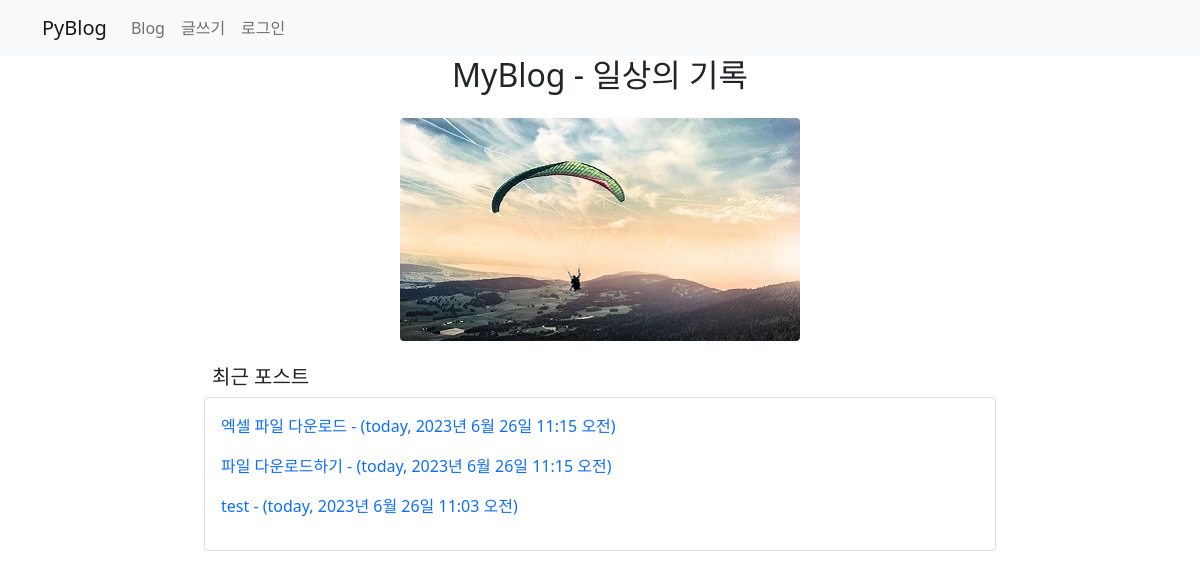
The page / on the database its author committed.
### blog/models.py (models this page shows, shortened)
class Post(models.Model):
    author = models.ForeignKey(User, on_delete=models.CASCADE)
    title = models.CharField(max_length=100)  #제목
    content = models.TextField()              #내용
    pub_date = models.DateTimeField()         #발행일
    modify_date = models.DateTimeField(null=True, blank=True) #입력 폼이 비어도 됨
    photo = models.ImageField(upload_to='blog/images/%Y/%m/%d/',
                    null=True, blank=True)  #null 허용, 파일을 첨부하지 않을수 있음
    file = models.FileField(upload_to='blog/files/%Y/%m/%d/',
                    null=True, blank=True)
    category = models.ForeignKey(Category, null=True, blank=True,
                    on_delete=models.SET_NULL)

### blog/views.py (the view)
# urls.py: path('', views.index), #http://127.0.0.1:8000/
def index(request):
    new_post = Post.objects.order_by('-pub_date')[0:3]
    post_list = Post.objects.all()
    total_post = len(post_list)
    categories = Category.objects.all()
    context = {
        'new_post': new_post,
        'total_post': total_post,
        'categories': categories
    }
    return render(request, 'blog/index.html', context)

### templates/blog/index.html (shortened to what this page needs)
<!DOCTYPE html>
{% load static %}
<html lang="en">
<head>
    <link rel="stylesheet" href="{% static 'blog/css/bootstrap.css' %}">
    <link rel="stylesheet" href="{% static 'blog/css/style.css' %}">
</head>
<body>
{% include 'navbar.html' %}
{% block content %}
<h2 class="text-center">MyBlog - 일상의 기록</h2>
<div class="my-4 text-center">
    <img class="rounded-2"
        src="{% static 'blog/images/activity.jpg' %}" alt="패러글라이딩">
    <div class="row">
        <div class="col-2"></div>
        <div class="col-8 text-start">
            <h5 class="mt-4 px-2">최근 포스트</h5>
            <div class="card">
                <div class="card-body">
                    {% for post in new_post %}
                        <p>
                            <a href="{% url 'blog:detail' post.id %}">
                                {{ post.title }} -
                                ({{ post.author }}, {{ post.pub_date}})
                            </a>
                        </p>
                    {% endfor %}
                </div>
            </div>
        </div>
    </div>
</div>
{% endblock %}
</body>
</html>

### static/blog/css/style.css (style rules this page uses)
a { text-decoration: none; }

### rows shown on the page
Post: title "엑셀 파일 다운로드", author "today", pub_date "2023년 6월 26일 11:15 오전"
Post: title "파일 다운로드하기", author "today", pub_date "2023년 6월 26일 11:15 오전"
Post: title "test", author "today", pub_date "2023년 6월 26일 11:03 오전"
